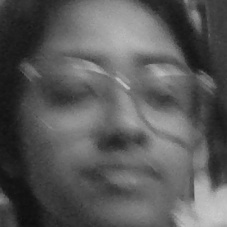
#> input picture project/Dataset_face_recognition/User.1.10.jpg, 227 x 227 px, given in place of the camera
$ python 01_face_datasetadd.py
#> lines starting #> are read from the running program, lines starting #| are printed output that depends on the picture
import cv2
import os

def addDataset():
    cam = cv2.VideoCapture(0)
    cam.set(3, 640) # set video width
    cam.set(4, 480) # set video height

    face_detector = cv2.CascadeClassifier('haarcascade_frontalface_default.xml')

    # For each person, enter one numeric face id
    face_id = input('\n enter user id and press <return> ==>  ')
    face_name = input("\n Enter user name")
#> the answer given: Dataset_face_recognition/User.1.10.jpg

    print("\n [INFO] Initializing face capture. Look at the camera and wait ...")
    # Initialize individual sampling face count
    count = 0

    # Find the next available image number
    existing_images = os.listdir("Dataset_face_recognition")
    existing_ids = [int(file.split('.')[1]) for file in existing_images if file.split('.')[0] == "User"]
    if existing_ids:
        count = max(existing_ids) + 1

    while True:
        ret, img = cam.read()
#> img is the input picture: shape (227, 227, 3); min 13, max 202, mean 89.8
        gray = cv2.cvtColor(img, cv2.COLOR_BGR2GRAY)
        faces = face_detector.detectMultiScale(gray, 1.3, 5)
#> faces = [[21, 14, 196, 196]]

        for (x, y, w, h) in faces:
            cv2.rectangle(img, (x, y), (x+w, y+h), (255, 0, 0), 2)
            count += 1
            roi_color = img[y:y+h,x:x+w]
            cv2.imshow("temp",roi_color)
            # Save the captured image into the datasets folder
            cv2.imwrite("Dataset_face_recognition/User." + str(face_id) + '.' + str(count) + ".jpg", gray[y:y+h, x:x+w])

            cv2.imshow('image', img)
#> this loop made 1 pass
#> (x, y, w, h, count) on pass 1: (21, 14, 196, 196, 3)
#> pass 1, in addDataset, `roi_color = img[y:y+h,x:x+w]`:
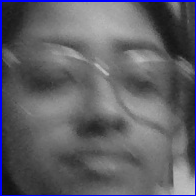
#> roi_color: shape (196, 196, 3); mean B, G, R 103.4, 95.7, 95.7
#> pass 1, in addDataset, `cv2.imwrite("Dataset_face_recognition/User." + str(face_id) + '.' + st..`:
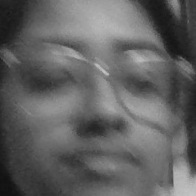
#> saved as User..3.jpg: shape (196, 196); min 16, max 197, mean 97.8
#> pass 1, in addDataset, `cv2.imshow('image', img)`:
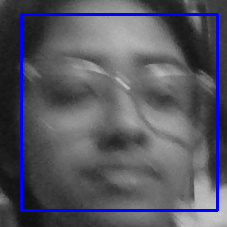
#> window 'image': shape (227, 227, 3); mean B, G, R 98.1, 86.4, 86.4
#> after the loop, count = 3

        k = cv2.waitKey(100) & 0xff # Press 'ESC' for exiting video
#> (key Esc is pressed here)
        if k == 27 or count >= 100: # Take 30 face samples or press 'ESC' to stop
            break

    # Do a bit of cleanup
    print("\n [INFO] Exiting Program and cleanup stuff")
    cam.release()
    cv2.destroyAllWindows()

    # Call the training code only if new images were added
    if count > 0:
        os.system("python 02_face_training.py")

    # Update the names array in face recognition code
    with open('names.txt', 'a') as file:
        file.write(face_id+" "+face_name+"\n")

# Usage example
# choice=input("do you want to add a user or delete")
# if choice=="add":
addDataset()
# [5 lines of commented-out code are left out]

$ run again, on project/Dataset_face_recognition/User.1.22.jpg
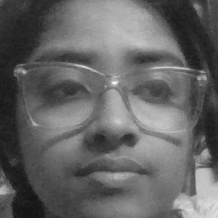
#> input picture project/Dataset_face_recognition/User.1.22.jpg, 218 x 218 px, given in place of the camera
#> in addDataset, img is the input picture: shape (218, 218, 3); min 18, max 253, mean 100.6
#> faces = [[15, 11, 196, 196]]
#> the loop in addDataset, `for (x, y, w, h) in faces:` made 1 pass
#> (x, y, w, h, count) on pass 1: (15, 11, 196, 196, 3)
#> pass 1, in addDataset, `cv2.imwrite("Dataset_face_recognition/User." + str(face_id) + '.' + st..`:
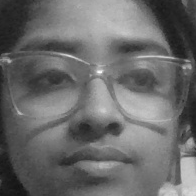
#> saved as User..3.jpg: shape (196, 196); min 18, max 253, mean 106.2
#> pass 1, in addDataset, `cv2.imshow('image', img)`:
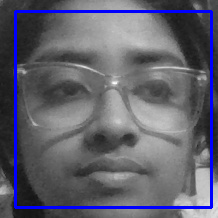
#> window 'image': shape (218, 218, 3); mean B, G, R 109.1, 96.5, 96.5
#> after the loop in addDataset, `for (x, y, w, h) in faces:`: count = 3
